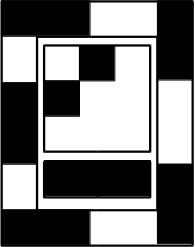
#> input picture data/tests/tag_dirNN.png, 195 x 247 px, found by its file name
$ python find_tag-final.py   (Python 2 division)
#> lines starting #> are read from the running program, lines starting #| are printed output that depends on the picture; after the words box and inside, x2 and y2 are one past the last pixel; in counts of white or black regions, pixels touching at a corner belong together
# -*- coding: utf-8 -*-
import cv2
import numpy as np
from math import fabs
from enum import Enum


nbCasesIdParCote = 3
tagName = 'tag_dirNN.png'
img = cv2.imread(tagName,0)
#> img is the input picture: shape (247, 195); min 0, max 255, mean 123.1
# Robot's direction
class Directions(Enum) :
    front = 00
    right = 10
    left = 01
    back = 11

    def __str__(self):
        return str(self.name)


def getBitPixel(x,y):           # !!!!!!!!!!!!!  ajouter filtre moyenne couleur matrice 9
    val = img[x][y]
    if(val<127):
        return 1
    else:
        return 0

#define the coordonates of the white area including the 2 children containing datas
def coordMinMax(datasEnfant):
    x1 = 99999
    y1 = 99999
    x2 = 0
    y2 = 0
    for coord in enumerate(datasEnfant) :
        if x1 > coord[1][0] :
            x1 = coord[1][0]
        elif x2 < coord[1][0] :
            x2 = coord[1][0]
        if y1 > coord[1][1] :
            y1 = coord[1][1]
        elif y2 < coord[1][1] :
            y2 = coord[1][1]
    return x1,y1,x2,y2

#extraction of the robot's Id
def extractionId(datasEnfant1):
    x1,y1,x2,y2 = coordMinMax(datasEnfant1)

    tailleCase = (x2-x1)/nbCasesIdParCote
    pointInitial = x1 + tailleCase/2
    #print "x1,y1 min : " ,x1 , " ",y1 , " x2,y2 max : " , x2, " " ,y2 , " tailleCase : ", tailleCase, ", pointInit: ", pointInitial
    idRobot = 0
    for coord in range(nbCasesIdParCote * nbCasesIdParCote) :
        deltaX = coord % nbCasesIdParCote
        deltaY = coord / nbCasesIdParCote   # partie entiere
        bitId = getBitPixel(pointInitial+tailleCase*deltaY,pointInitial+tailleCase*deltaX)
        idRobot = idRobot + np.math.pow(2,coord)*bitId
    print "idRobot ",idRobot

#filter the duplicate coordonates defining children corners, return only 4 points
def filtreDoublon(tEnfant) :
    filteredList = []
    for ind, e in enumerate(tEnfant) :
        x=e[0][0]
        y=e[0][1]
        doublon = False
        for el in enumerate(filteredList) :
            if fabs(x - el[1][0]) < 6 and fabs(y - el[1][1]) < 6:
            #    print " doublon!! "
                doublon = True
        if not doublon:
            filteredList.append([x,y])
    return filteredList

# extraction of the robot's direction
def extractionDirection(datasEnfant2):
    x1,y1,x2,y2 = coordMinMax(datasEnfant2)
    coordGX = x1 + (x2 - x1)/4
    coordDX = x2 - (x2 - x1)/4
    coordMidY = y1 + (y2 - y1)/2
# TODO : ne pas prendre uniquemet le pixel du centre, mais la moyenne d'une petite zone
#applique filtre moyenneur sur le pixel trouver (24 pixels voisins)
    #kernel = np.ones((5,5),np.float32)/25
    #img3 = cv2.filter2D(img,-1,kernel)
    #print "coordGX ", coordGX , " coordDX ", coordDX, " coordMidY ", coordMidY , " y1 " , y1, " y2 " , y2, " img2 D " , img3[0][coordMidY]
    dirRobot = 10 * getBitPixel(coordMidY, coordGX) + getBitPixel(coordMidY, coordDX)
    print "direction robot ", dirRobot, " Directions : ", Directions(dirRobot)

def separatingChildren(hierarchy) :
    # **[Next, Previous, First_Child, Parent]**
    idParent = idChild1= idChild2 = -2

    for i,h in enumerate(hierarchy) :
        if (h[3] == -1 and h[2] != -1) :
            idParent = i
            #print "talbe" ,h , " index ",i
        elif(h[3] == idParent  and h[0] != -1) :
            idChild2 = i
                #print "table 2er enfant " ,h , " index ",i, " _ ", contours[i]
        elif(h[3] == idParent  and h[1] != -1) :
            idChild1 = i
                    #print "table 1er enfant " ,h , " index ",i, " _ ", contours[i]
    return idChild1,idChild2

# extract id and direction of the robot based on the tag
def tagInfos() :


    hist,bins = np.histogram(img.flatten(),256,[0,256])
#> hist = 256 values, max 22502 at index 0, min 0 at index 1, mean 188.1; bins = 257 values from 0 to 256
    cdf = hist.cumsum()
#> cdf = 256 values from 22502 to 48165
    cdf_m = np.ma.masked_equal(cdf,0)
    cdf_m = (cdf_m - cdf_m.min())*255/(cdf_m.max()-cdf_m.min())
    cdf = np.ma.filled(cdf_m,0).astype('uint8')
#> cdf = 256 values from 0 to 255
    img2 = cdf[img]
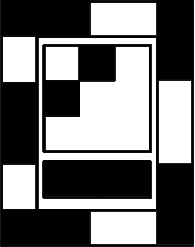
#> img2: shape (247, 195); min 0, max 255, mean 116.2
    ret,thresh = cv2.threshold(img2,127,255,0)
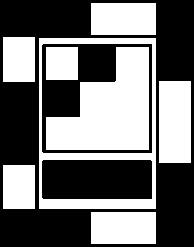
#> thresh: shape (247, 195); 44.9% white; 9 white regions

    # extract hierarchy of the tag
    contours, hierarchy = cv2.findContours(thresh,cv2.RETR_TREE,cv2.CHAIN_APPROX_SIMPLE)
#> contours = 11 contours, 1 with area under 20; largest, box (x1, y1, x2, y2) and area: (39, 38, 156, 209) 19720, (41, 43, 153, 154) 12205, (46, 47, 149, 150) 6766, (41, 159, 153, 200) 4434, (159, 81, 191, 163) 2511
    idChild1,idChild2 = separatingChildren(hierarchy[0])
#> the loop in separatingChildren, `for i,h in enumerate(hierarchy) :` made 11 passes
#> (h, idParent) on pass 4: ([8, 2, 4, -1], 3)
#> (h, idChild2) on pass 5: ([5, -1, -1, 3], 4)
#> idChild1 = 5; idChild2 = 4
    datasEnfant1 = filtreDoublon(contours[idChild1])
#> the loop in filtreDoublon, `for ind, e in enumerate(tEnfant) :` made 8 passes
#> (x, y) on passes 1 to 8: (43, 43), (151, 43), (152, 44), (152, 152), (151, 153), (43, 153), (41, 151), (41, 45)
#> after the loop in filtreDoublon, `for ind, e in enumerate(tEnfant) :`: filteredList = [[43, 43], [151, 43], [152, 152], [43, 153]]
#> datasEnfant1 = [[43, 43], [151, 43], [152, 152], [43, 153]]
    datasEnfant2 = filtreDoublon(contours[idChild2])
#> the loop in filtreDoublon (call 2), `for ind, e in enumerate(tEnfant) :` made 8 passes
#> (x, y) on passes 1 to 8: (43, 159), (150, 159), (152, 161), (152, 198), (151, 199), (43, 199), (41, 197), (41, 161)
#> datasEnfant2 = [[43, 159], [150, 159], [152, 198], [43, 199]]
    extractionId(datasEnfant1)
#> the loop in coordMinMax, `for coord in enumerate(datasEnfant) :` made 4 passes
#> (coord, x2, y2) on passes 2 to 3: ((1, [151, 43]), 151, 43), ((2, [152, 152]), 152, 152)
#> (coord, x1, y1) on pass 1: ((0, [43, 43]), 43, 43)
#> after the loop in coordMinMax, `for coord in enumerate(datasEnfant) :`: x1 = 43; x2 = 152; y1 = 43; y2 = 153
#> in extractionId, `x1,y1,x2,y2 = coordMinMax(datasEnfant1)`: x1 = 43; x2 = 152; y2 = 153
#> in extractionId, `tailleCase = (x2-x1)/nbCasesIdParCote`: tailleCase = 36
#> in extractionId, `pointInitial = x1 + tailleCase/2`: pointInitial = 61
#> the loop in extractionId, `for coord in range(nbCasesIdParCote * nbCasesIdParCote) :` made 9 passes
#> (val in getBitPixel, bitId, idRobot) on passes 1 to 9: (255, 0, 0), (0, 1, 2), (255, 0, 2), (0, 1, 10), (255, 0, 10), (255, 0, 10), (255, 0, 10), (255, 0, 10), (255, 0, 10)
#> after the loop in extractionId, `for coord in range(nbCasesIdParCote * nbCasesIdParCote) :`: idRobot = 10
#| idRobot  10.0
    extractionDirection(datasEnfant2)
#> the loop in coordMinMax (call 2), `for coord in enumerate(datasEnfant) :` made 4 passes
#> (coord, x2, y2) on passes 2 to 3: ((1, [150, 159]), 150, 159), ((2, [152, 198]), 152, 198)
#> (coord, x1, y1) on pass 1: ((0, [43, 159]), 43, 159)
#> in extractionDirection, `x1,y1,x2,y2 = coordMinMax(datasEnfant2)`: x1 = 43; y1 = 159; x2 = 152; y2 = 199
#> in extractionDirection, `coordGX = x1 + (x2 - x1)/4`: coordGX = 70
#> in extractionDirection, `coordDX = x2 - (x2 - x1)/4`: coordDX = 125
#> in extractionDirection, `coordMidY = y1 + (y2 - y1)/2`: coordMidY = 179
#> in extractionDirection, `dirRobot = 10 * getBitPixel(coordMidY, coordGX) + getBitPixel(coordMid..`: dirRobot = 11
#| direction robot  11  Directions :  back


tagInfos()

$ run again, with data/tests/all_tags.png copied over data/tests/tag_dirNN.png
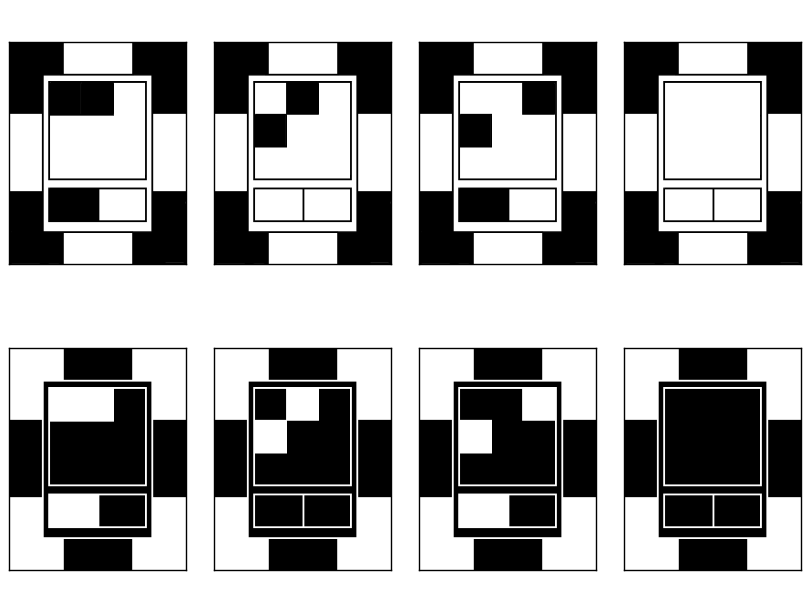
#> input picture data/tests/all_tags.png, 812 x 612 px, found by its file name
#> img is the input picture: shape (612, 812); min 0, max 255, mean 171
#> hist = 256 values, max 316425 at index 255, min 0 at index 15, mean 1941.2; bins = 257 values from 0 to 256
#> in tagInfos, `cdf = hist.cumsum()`: cdf = 256 values from 151643 to 496944
#> in tagInfos, `cdf = np.ma.filled(cdf_m,0).astype('uint8')`: cdf = 256 values from 0 to 255
#> in tagInfos, `img2 = cdf[img]`:
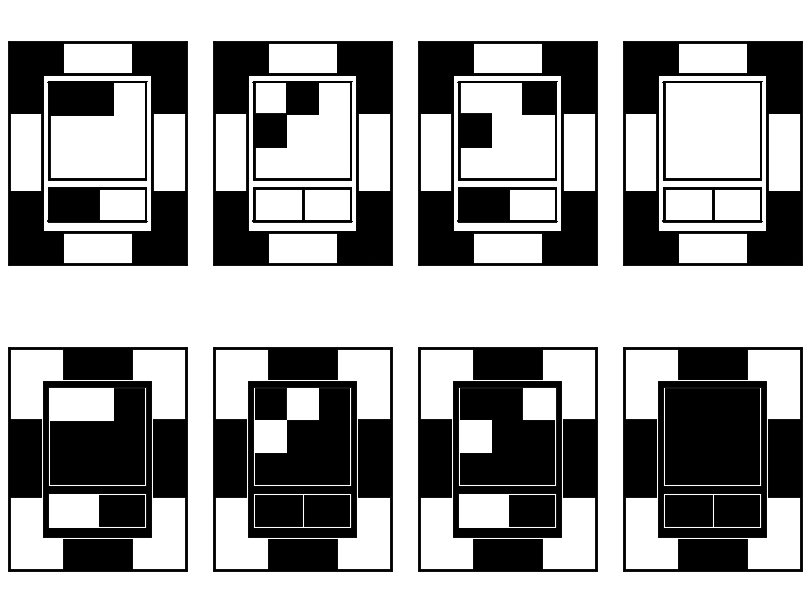
#> img2: shape (612, 812); min 0, max 255, mean 163
#> thresh: shape (612, 812); 63.7% white; 26 black regions
#> contours = 70 contours, 1 with area under 20; largest, box (x1, y1, x2, y2) and area: (0, 0, 812, 612) 495521, (622, 346, 804, 573) 40904, (417, 346, 599, 573) 40904, (212, 346, 394, 573) 40904, (7, 346, 189, 573) 40904
#> the loop in separatingChildren, `for i,h in enumerate(hierarchy) :` made 70 passes
#> (h, idParent) on pass 1: ([-1, -1, 1, -1], 0)
#> in tagInfos, `idChild1,idChild2 = separatingChildren(hierarchy[0])`: idChild1 = 60; idChild2 = 48
#> the loop in filtreDoublon, `for ind, e in enumerate(tEnfant) :` made 8 passes
#> (x, y) on passes 1 to 8: (7, 41), (8, 40), (187, 40), (188, 41), (188, 265), (187, 266), (8, 266), (7, 265)
#> after the loop in filtreDoublon, `for ind, e in enumerate(tEnfant) :`: filteredList = [[7, 41], [187, 40], [188, 265], [8, 266]]
#> the loop in filtreDoublon (call 2), `for ind, e in enumerate(tEnfant) :` made 8 passes
#> (x, y) on passes 1 to 8: (212, 41), (213, 40), (392, 40), (393, 41), (393, 265), (392, 266), (213, 266), (212, 265)
#> datasEnfant2 = [[212, 41], [392, 40], [393, 265], [213, 266]]
#> the loop in coordMinMax, `for coord in enumerate(datasEnfant) :` made 4 passes
#> (coord, x1, y1) on pass 1: ((0, [7, 41]), 7, 41)
#> after the loop in coordMinMax, `for coord in enumerate(datasEnfant) :`: x1 = 7; x2 = 188; y1 = 40; y2 = 266
#> in extractionId, `x1,y1,x2,y2 = coordMinMax(datasEnfant1)`: x1 = 7; y1 = 40; x2 = 188; y2 = 266
#> tailleCase = 60
#> pointInitial = 37
#> the loop in extractionId, `for coord in range(nbCasesIdParCote * nbCasesIdParCote) :` made 9 passes
#> (val in getBitPixel, bitId, idRobot) on passes 1 to 8: (255, 0, 0), (255, 0, 0), (255, 0, 0), (0, 1, 8), (0, 1, 24), (0, 1, 56), (255, 0, 56), (255, 0, 56)
#> after the loop in extractionId, `for coord in range(nbCasesIdParCote * nbCasesIdParCote) :`: idRobot = 56
#| idRobot  56.0
#> the loop in coordMinMax (call 2), `for coord in enumerate(datasEnfant) :` made 4 passes
#> (coord, x1, y1) on pass 1: ((0, [212, 41]), 212, 41)
#> in extractionDirection, `x1,y1,x2,y2 = coordMinMax(datasEnfant2)`: x1 = 212; y1 = 40; x2 = 393; y2 = 266
#> coordGX = 257
#> coordDX = 348
#> coordMidY = 153
#> dirRobot = 0
#| direction robot  0  Directions :  front
